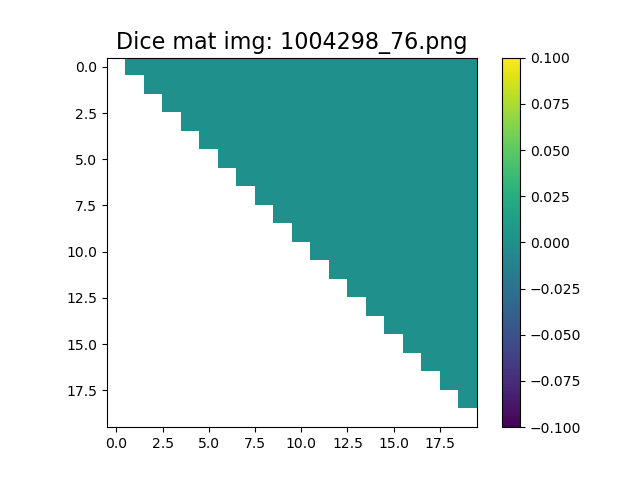
#> input picture data_saves/Figures/Dice_mat_figures/1004298_76.png, 640 x 480 px, given as the content of the folder i_marzo2024/Liver HE steatosis/DATASET_2classes/test/manual/, which was not available
$ python P4_intradice_LS2C_std.py
#> lines starting #> are read from the running program, lines starting #| are printed output that depends on the picture; pictures that were not available may be replaced by others from this repository, and a replacement may not be noted
### ScriptLuglio2024/wjb_functions.py
# -*- coding: utf-8 -*-
"""
Created on Sun Jun 23 17:03:22 2024

@author: willy
"""

#%% IMPORT

import numpy as np
import matplotlib.pyplot as plt
import cv2
import os
from skimage import measure
import copy
from tqdm import tqdm
import pandas as pd


#%% Funzioni

def intradice_mat(mask_matrix):
    N = np.shape(mask_matrix)[-1]
    dice_mat = -np.ones((N,N))
    for i in range(N):
        for j in range(i+1,N):
            dice_mat[i,j] = dice(mask_matrix[:,:,i],mask_matrix[:,:,j])
    dice_mat[dice_mat<0] = np.nan
    return dice_mat

def mask_matrix_gen_2c(path_of_2c_directory,DIM,N):
    path = path_of_2c_directory
    mask_matrix = np.zeros((DIM[0],DIM[1],N),dtype=bool)
    i = 0
    for n in os.listdir(path):
        mask_matrix[:,:,i] = cv2.imread(path+n, cv2.IMREAD_GRAYSCALE)
        i += 1
    return mask_matrix

# [50 lines left out: functions mask_matrix_gen_3c, mask_union_gen, mask_union_gen_3c, mask_avg_gen, mask_avg_gen_3c, mask_avg_gen_2c, not called in this run]

def dice(mask_automatic, mask_manual):
    TP_mask = np.multiply(mask_automatic, mask_manual)
    TP = TP_mask.sum()
    FP_mask = np.subtract(mask_automatic.astype(
        int), TP_mask.astype(int)).astype(bool)
    FP = FP_mask.sum()
    FN_mask = np.subtract(mask_manual.astype(
        int), TP_mask.astype(int)).astype(bool)
    FN = FN_mask.sum()

    if TP == 0 and FN == 0 and FP == 0:
        dice_ind = np.nan
    else:
        dice_ind = 2*TP/(2*TP+FP+FN)
    return dice_ind

# [32 lines left out: functions precision, recall, mask_splitter, not called in this run]

def dilation(mask_3c_int,radius): return cv2.dilate(mask_3c_int,np.ones((radius,radius),np.uint8)).astype(bool)

# [48 lines left out: functions softmax_matrix_gen, binary_entropy_map, bhattacharyya_coefficient_2, bhattacharyya_coefficient_3, mean_BC_map_2, mean_BC_map_3, not called in this run]

def mean_softmax_BC_2(softmax_matrix_totale):
    mean_softmax = np.nanmean(softmax_matrix_totale,axis=-1)
    return bhattacharyya_coefficient_2(mean_softmax)

def mean_softmax_BC_3(softmax_matrix_totale):
    mean_softmax = np.nanmean(softmax_matrix_totale,axis=-1)
    return bhattacharyya_coefficient_3(mean_softmax)

# [5 lines left out: function wjmode, not called in this run]

#%%
def pearsons(array1,array2):
    return pd.DataFrame(np.array([np.array(array1),np.array(array2)]).T).corr()


### ScriptLuglio2024/P4_intradice_LS2C_std.py
# -*- coding: utf-8 -*-
"""
Created on Fri Jul 19 21:35:25 2024

@author: willy
"""

# -*- coding: utf-8 -*-
"""
Created on Thu Jul 18 21:50:29 2024

@author: willy
"""

import numpy as np
import matplotlib.pyplot as plt
from matplotlib.colors import to_rgb
import cv2
import os
from skimage import measure
import copy
from tqdm import tqdm
import wjb_functions
import pandas as pd

#%%

diff_type = "PERT"
diff_type_name = "_perturbation/"
dataset = "Liver HE steatosis/"
subset = "test"
image = "1004289_35.png"
N = 20
# radius = 5
c = 2

colors_for_plot = [
    to_rgb('#006400'),
    to_rgb('#bc8f8f'),
    to_rgb('#ffd700'),
    to_rgb('#0000cd'),
    to_rgb('#00ff00'),
    to_rgb('#00ffff'),
    to_rgb('#1e90ff'),
    to_rgb('#ff1493')]

#%%

general_path_to_save = "D:/DATASET_Tesi_marzo2024_RESULTS_V25/"
general_dataset_path = "D:/DATASET_Tesi_marzo2024/" + dataset
general_results_path_2c = general_dataset_path + "k-net+swin/TEST_2classes/RESULTS"
general_results_path_3c = general_dataset_path + "k-net+swin/TEST_3classes/RESULTS"


for subset in tqdm(["test", "val"]):
    # if subset == "val": continue
    SI_GT_dice_array = []
    std_PERT_intradice_array = []
    std_MC_intradice_array = []
    list_of_images = []

    for image in tqdm(os.listdir(general_dataset_path + "DATASET_2classes/" + subset + "/" + "manual/")):

        path_to_save_figure = general_path_to_save + dataset + subset + "/"
        if not os.path.isdir(path_to_save_figure): os.makedirs(path_to_save_figure)

        GT_path_2c = general_dataset_path + "DATASET_2classes/" + subset + "/" + "manual/" + image
        SI_path_2c = general_results_path_3c  + "/" + subset + "/" + "mask/" + image
        mask_path_2c_MC = general_results_path_3c + "_MC" + "/" + subset + "/" + "mask/" + image + "/"
        softmax_path_2c_MC = general_results_path_3c + "_MC" + "/" + subset + "/" + "softmax/" + image + "/"
        mask_path_2c_PERT = general_results_path_3c + "_perturbation" + "/" + subset + "/" + "mask/" + image + "/"
        softmax_path_2c_PERT = general_results_path_3c + "_perturbation" + "/" + subset + "/" + "softmax/" + image + "/"


        #%%
        dataset_name = dataset[:-1] + "_3c/"
        GT_mask = cv2.imread(GT_path_2c, cv2.IMREAD_GRAYSCALE)/255
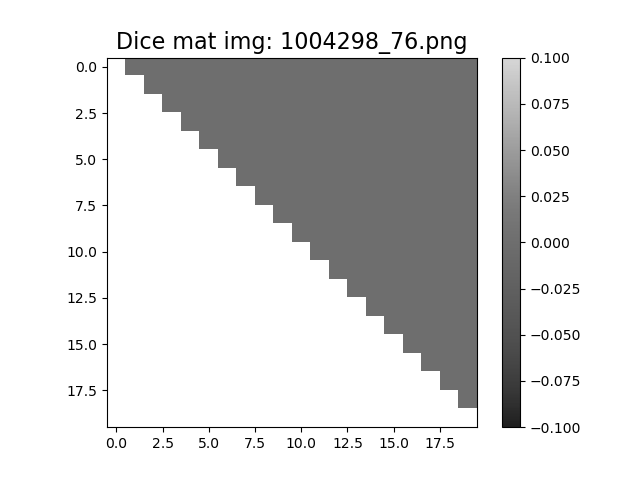
#> GT_mask: shape (480, 640) float64; min 0, max 1, mean 0.849

        if not GT_mask.any(): continue

        list_of_images.append(image)

        SI_mask = cv2.imread(SI_path_2c, cv2.IMREAD_GRAYSCALE)/255
        SI_GT_dice = wjb_functions.dice(SI_mask,GT_mask)
#> in dice, `TP_mask = np.multiply(mask_automatic, mask_manual)`:
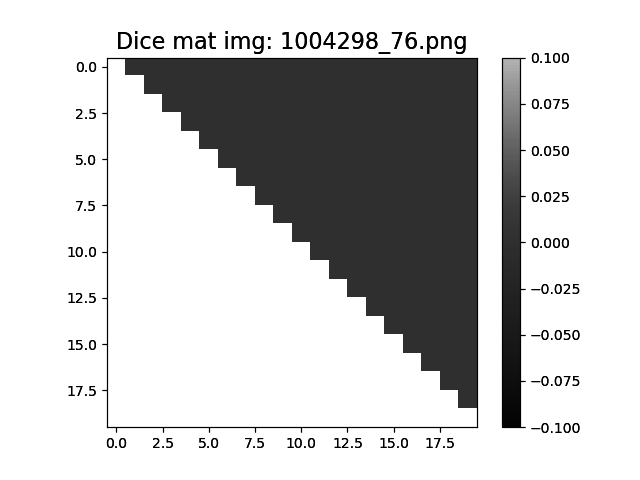
#> TP_mask: shape (480, 640) float64; min 0, max 1, mean 0.791
#> in dice, `TP = TP_mask.sum()`: TP = 242844
#> in dice, `FP_mask = np.subtract(mask_automatic.astype( int), TP_mask.astype(int)..`: FP_mask: shape (480, 640) bool; every value is 0
#> in dice, `FP = FP_mask.sum()`: FP = 0
#> in dice, `dice_ind = 2*TP/(2*TP+FP+FN)`: dice_ind = 1
#> SI_GT_dice = 1
        SI_GT_dice_array.append(SI_GT_dice)

        DIM = np.shape(GT_mask)[:2]
#> DIM = (480, 640)

        mask_matrix_PERT = wjb_functions.mask_matrix_gen_2c(mask_path_2c_PERT,DIM,N)
        mask_matrix_MC = wjb_functions.mask_matrix_gen_2c(mask_path_2c_MC,DIM,N)

        dice_mat_PERT = wjb_functions.intradice_mat(mask_matrix_PERT)
#> after the loop in intradice_mat, `for i in range(N):`:
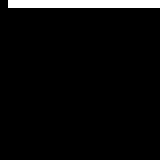
#> dice_mat: shape (20, 20) float64 (shown 8 times larger); 42.75% of the values are NaN or infinite; the others: min -1, max 0, mean -0.917; drawn with min black, max white, NaN and infinite black
#> in intradice_mat, `dice_mat[dice_mat<0] = np.nan`: dice_mat: shape (20, 20) float64; 95.25% of the values are NaN or infinite; the others: min 0, max 0, mean 0
        dice_mat_MC = wjb_functions.intradice_mat(mask_matrix_MC)

        std_PERT_intradice = np.nanstd(dice_mat_PERT)
        std_PERT_intradice_array.append(std_PERT_intradice)
        std_MC_intradice = np.nanstd(dice_mat_MC)
        std_MC_intradice_array.append(std_MC_intradice)

        plt.figure(figsize=(12,5))
        plt.suptitle("Dataset: " + dataset[:-1] + ", subset: " + subset + ", image: " + image[:-4] + ", dice_SI = " + str(SI_GT_dice)[:4])
        plt.subplot(121)
        plt.title("PERT, std dice = " + str(std_PERT_intradice)[:4])
        plt.imshow(dice_mat_PERT)
        plt.colorbar(fraction=0.046, pad=0.04)
        plt.subplot(122)
        plt.title("MC, std dice = " + str(std_MC_intradice)[:4])
        plt.imshow(dice_mat_MC)
        plt.colorbar(fraction=0.046, pad=0.04)
        plt.savefig(path_to_save_figure+"std_intradice_maps_"+image)
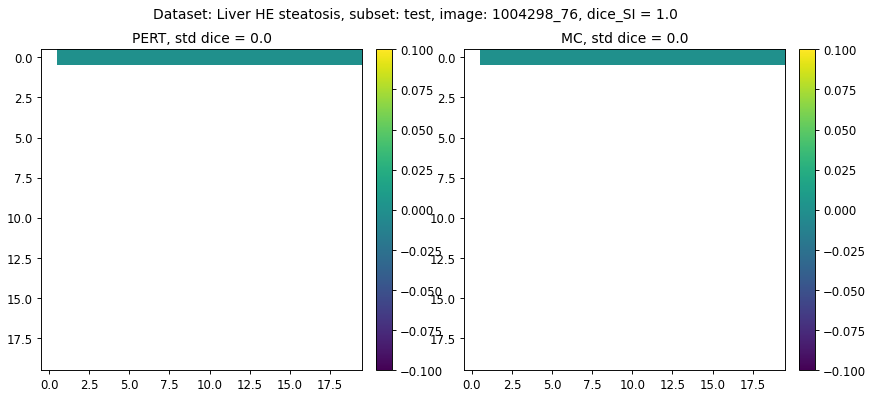
#> figure drawn by matplotlib, 4 panels
        plt.close()

    std_PERT_intradice_array = np.array(std_PERT_intradice_array)
    std_MC_intradice_array = np.array(std_MC_intradice_array)
    SI_GT_dice_array = np.array(SI_GT_dice_array)

    rho_PERT = np.corrcoef(std_PERT_intradice_array,SI_GT_dice_array)[0][1]
    rho_MC = np.corrcoef(std_MC_intradice_array,SI_GT_dice_array)[0][1]

    plt.figure(figsize=(12,5))
    plt.subplot(121)
    plt.title("std intradice pert x SI-GT dice, rho = " + str(rho_PERT)[:5])
    plt.scatter(std_PERT_intradice_array,SI_GT_dice_array)
    plt.xlabel("std perturbation intradice")
    plt.ylabel("single inference dice")
    plt.subplot(122)
    plt.title("std intradice mc x SI-GT dice, rho = " + str(rho_MC)[:5])
    plt.scatter(std_MC_intradice_array,SI_GT_dice_array)
    plt.xlabel("std montecarlo intradice")
    plt.ylabel("single inference dice")
    plt.savefig(path_to_save_figure+"correlation_between_intradices_and_dices_std.png")
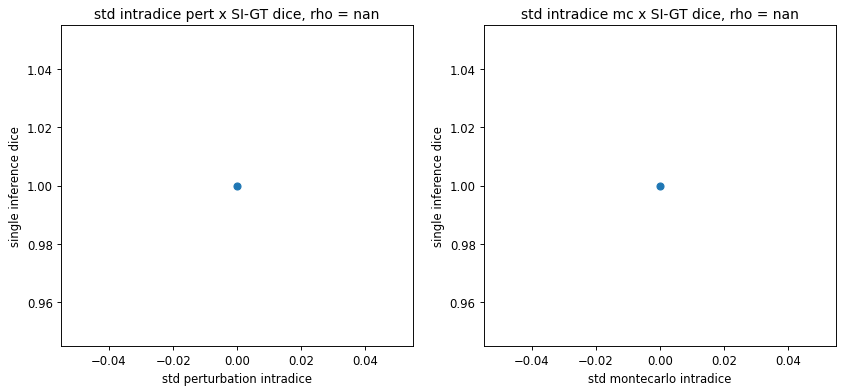
#> figure drawn by matplotlib, 2 panels
    plt.close()
